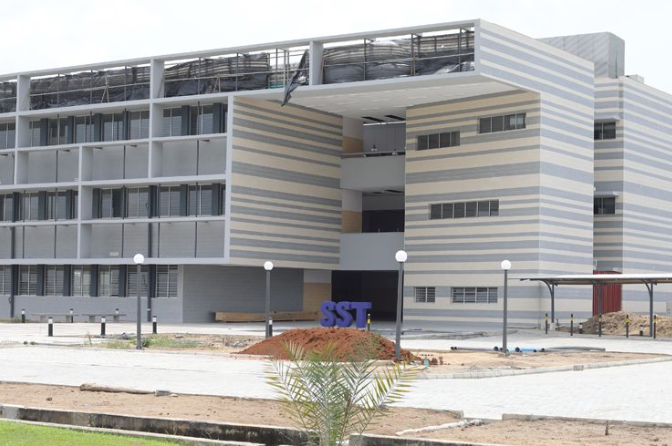
#> input picture WEEK_3/img/sst.png, 672 x 446 px
$ jupyter execute practice_6.ipynb
#> lines starting #> are read from the running program, lines starting #| are printed output that depends on the picture
[cell 1]
import numpy as np
import matplotlib.pyplot as plt
import cv2 as cv

img = cv.imread('img/sst.png',0)
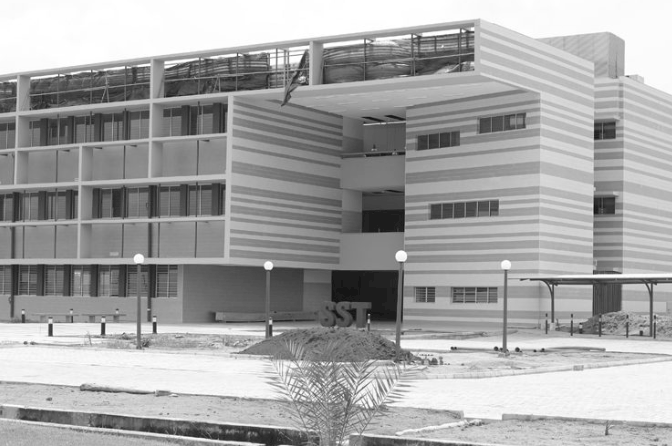
#> img: shape (446, 672); min 20, max 255, mean 164.6

#plot the original image
plt.subplot(1,2,1)
plt.title("Original")
plt.imshow(img)

rows, cols = img.shape
#> rows = 446; cols = 672
M = np.float32([[1,0,0],[0.5,1,0],[0,0,1]])
sheared_img = cv.warpPerspective(img,M,(int(cols*1.5), int(rows*1.5)))
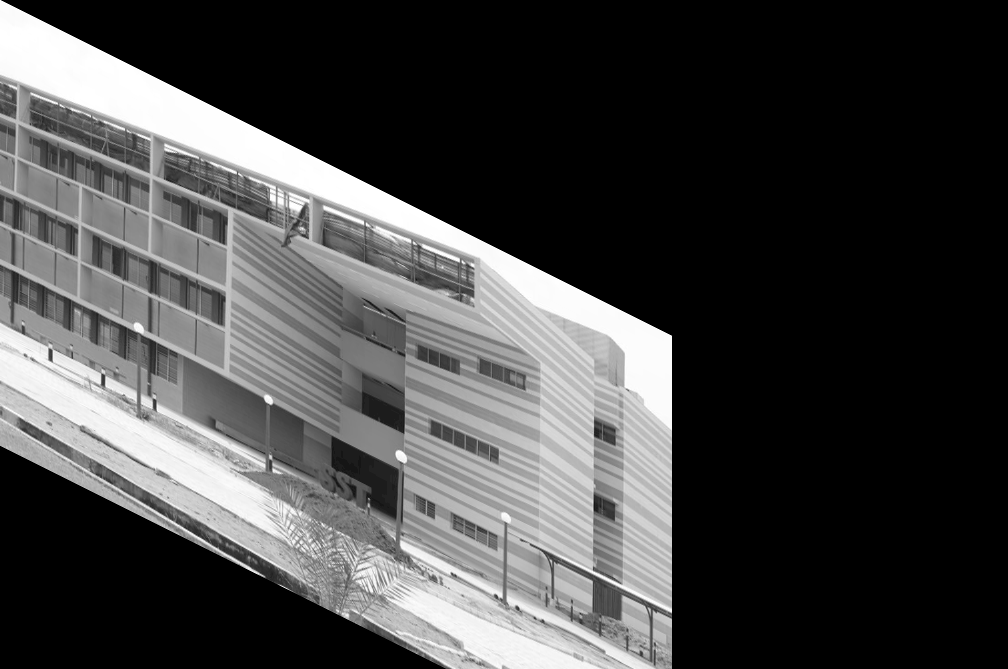
#> sheared_img: shape (669, 1008); min 0, max 255, mean 69.1

#plot the translated image
plt.subplot(1,2,2)
plt.title("Sheared Image Y-axis")
plt.imshow(sheared_img)

cv.imwrite('img/sheared_out_y.jpg', sheared_img)
cv.waitKey(0)
cv.destroyAllWindows()
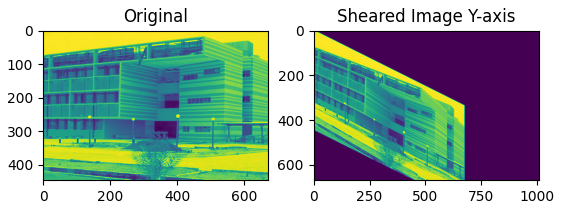
#> figure drawn by matplotlib, 2 panels
